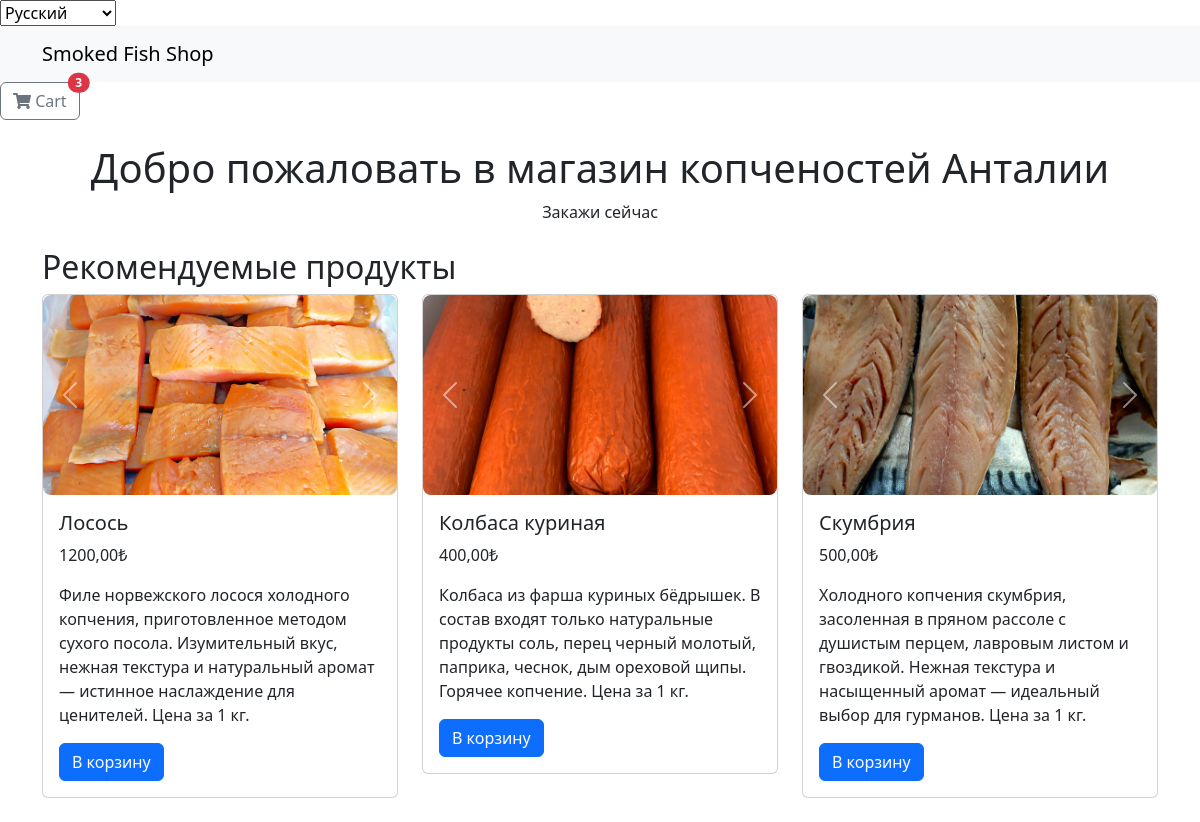
Screenshot of /ru/ (signed in) with the database file from the repository.
### products/models.py (models this page shows, shortened)
class ProductImage(models.Model):
    product = models.ForeignKey(Product, related_name="images", on_delete=models.CASCADE)
    image = models.ImageField(upload_to="products/")

class Product(models.Model):
    name = models.CharField(max_length=255)
    description = models.TextField()
    price = models.DecimalField(max_digits=10, decimal_places=2)
    available = models.BooleanField(default=True)

### products/views.py (the view)
# urls.py: path('', views.homepage, name='homepage'),
def homepage(request):
    featured_products = Product.objects.filter(available=True)[:3]
    return render(request, 'products/homepage.html', {'featured_products': featured_products})

### products/context_processors.py (called while the page is built)
def cart_count(request):
    session_key = request.session.session_key
    if not session_key:
        return {'cart_count': 0}
    user = request.user if request.user.is_authenticated else None
    cart_items = CartItem.get_cart(user=user, session_key=session_key)
    return {'cart_count': cart_items.count()}

### products/models.py (called while the page is built)
    @classmethod
    def get_cart(cls, user=None, session_key=None):
        if user:
            return cls.objects.filter(user=user)
        elif session_key:
            return cls.objects.filter(session_key=session_key)
        return cls.objects.none()

### products/templates/products/homepage.html (shortened to what this page needs)
{% extends "base.html" %}
{% load i18n %}
{% block content %}
<section>
  <h2>{% trans "Featured Products" %}</h2>
  <div class="row">
    {% for product in featured_products %}
    <div class="col-md-4">
      <div class="card mb-4">
        <div id="carousel-{{ product.id }}" class="carousel slide" data-bs-ride="carousel">
          <div class="carousel-inner">
            {% for image in product.images.all %}
            <div class="carousel-item {% if forloop.first %}active{% endif %}">
              <img src="{{ image.image.url }}" class="d-block w-100" alt="{{ product.name }}">
            </div>
            {% endfor %}
          </div>
          <button class="carousel-control-prev" type="button" data-bs-target="#carousel-{{ product.id }}"
            data-bs-slide="prev">
            <span class="carousel-control-prev-icon" aria-hidden="true"></span>
          </button>
          <button class="carousel-control-next" type="button" data-bs-target="#carousel-{{ product.id }}"
            data-bs-slide="next">
            <span class="carousel-control-next-icon" aria-hidden="true"></span>
          </button>
        </div>
        <div class="card-body">
          <h5 class="card-title">{{ product.name }}</h5>
          <p class="card-text">{{ product.price }}₺</p>
          <p class="card-text">{{ product.description }}</p>
          <button class="btn btn-primary" onclick="addToCart({{ product.id }})">
            {% trans "Add to Cart" %}
          </button>
        </div>
      </div>
    </div>
    {% endfor %}
  </div>
</section>
{% endblock %}

### static/css/slider.css (style rules this page uses)
.carousel-inner { border-radius: 8px; overflow: hidden; }
.carousel-item img { height: 200px; object-fit: cover; }

### rows the page displays
Product: name "Лосось", price "1200,00", description "Филе норвежского лосося холодного копчения, приготовленное методом сухого посола. Изумительный вкус, нежная текстура и натуральный аромат — истинное наслаждение для ценителей. Цена за 1 кг."
ProductImage: image (picture)
Product: name "Колбаса куриная", price "400,00", description "Колбаса из фарша куриных бёдрышек. В состав входят только натуральные продукты соль, перец черный молотый, паприка, чеснок, дым ореховой щипы. Горячее копчение. Цена за 1 кг."
ProductImage: image (picture)
Product: name "Скумбрия", price "500,00", description "Холодного копчения скумбрия, засоленная в пряном рассоле с душистым перцем, лавровым листом и гвоздикой. Нежная текстура и насыщенный аромат — идеальный выбор для гурманов. Цена за 1 кг."
ProductImage: image (picture)

### other values shown
{{ cart_count|default:0 }} "3"
form field language "Русский"
